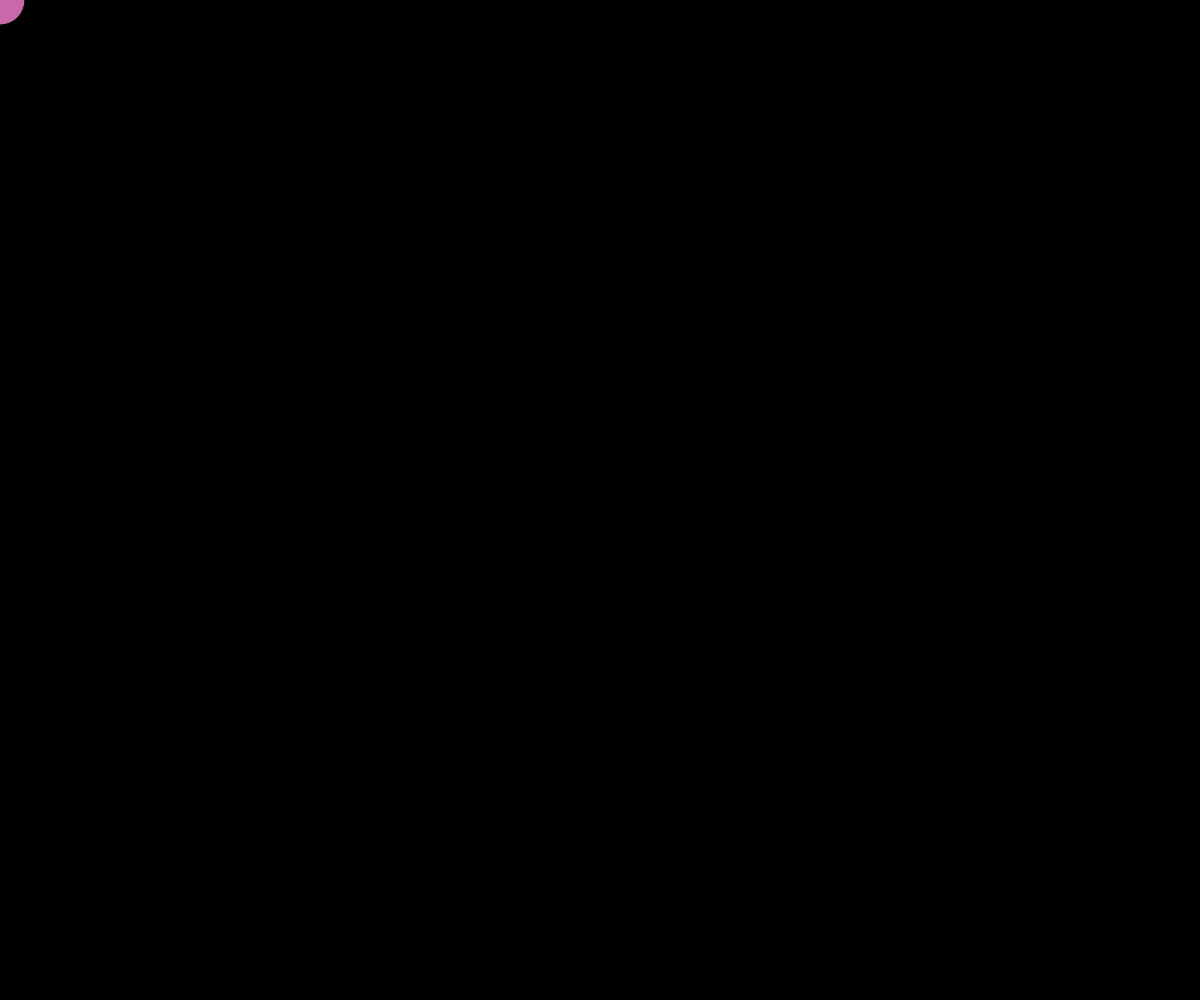
Frame 1 (no input)
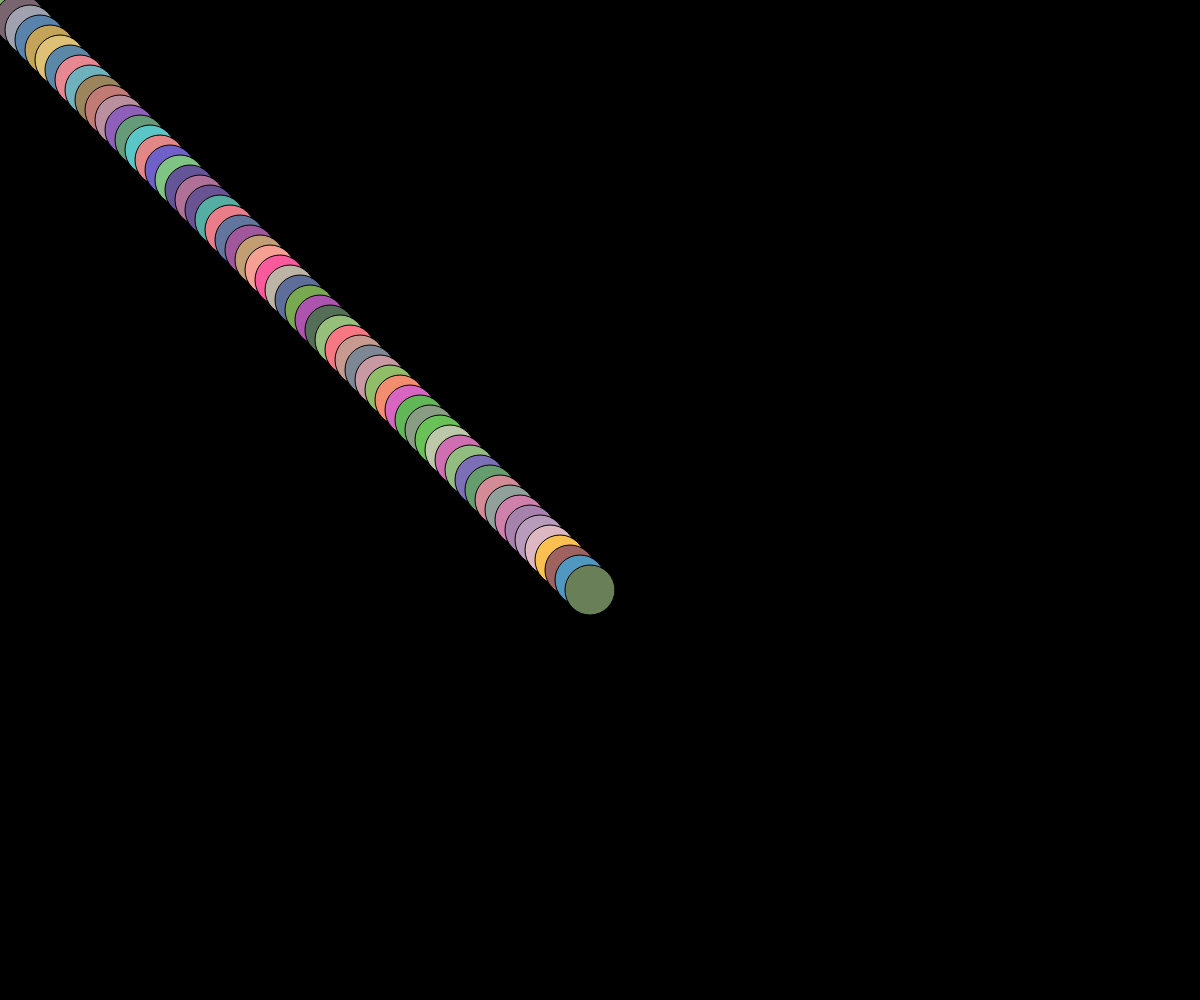
Frame 60 (no input)
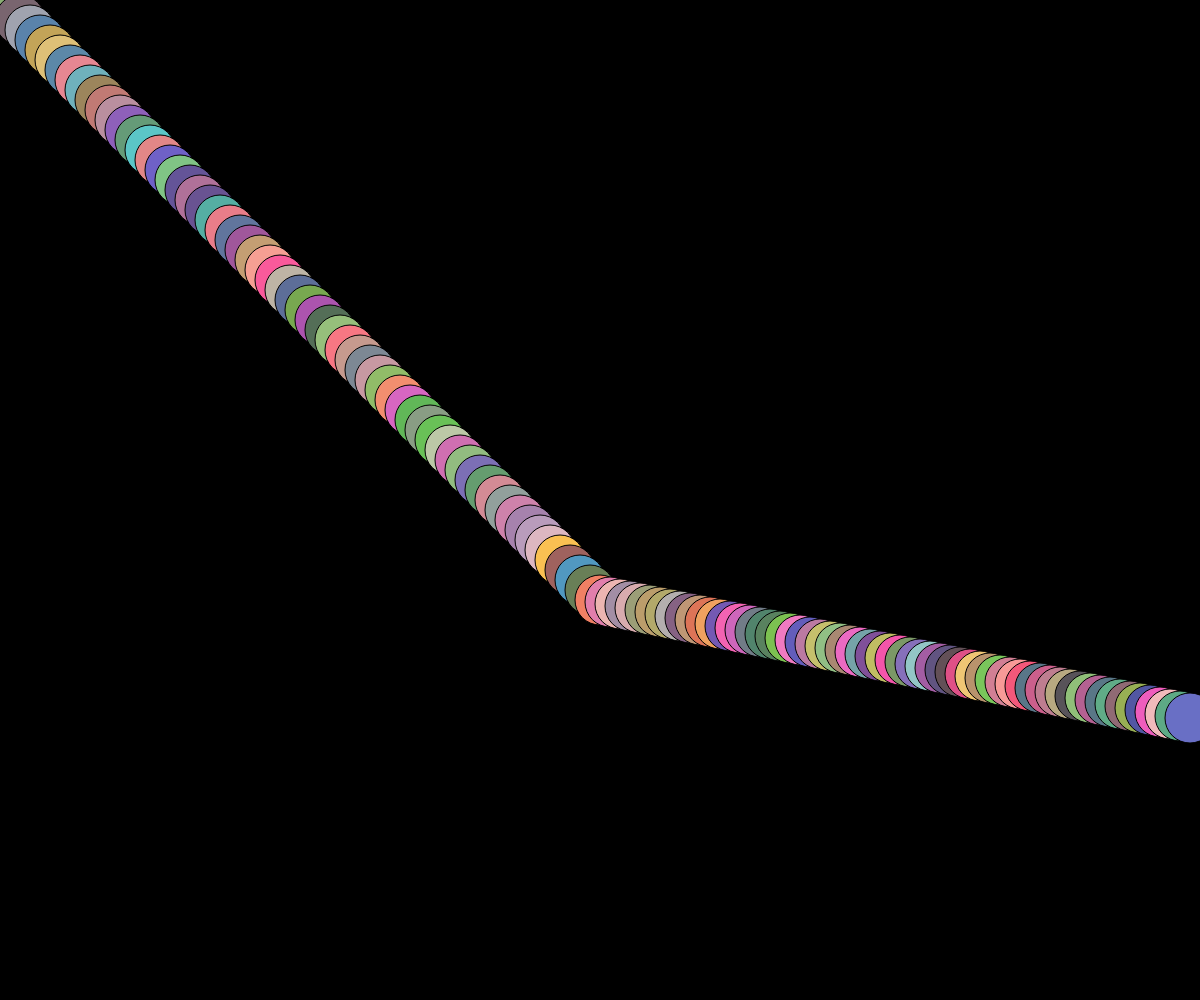
Frame 120 (the mouse pressed at the canvas centre since frame 60)

The p5.js sketch that drew these frames (run headless with seeded random() and noise() and a simulated clock; from frame 60 on, the mouse is pressed at the canvas centre):

// p5.js sketch
// ── sketch.js
var x = 0;
var y = 0;
var xspeed = 10;
var yspeed = 10;


function setup() {
  createCanvas(windowWidth, windowHeight);
  background (0);
}

function mousePressed (){
	yspeed =+ 2;
	xspeed =+ 10;
}

function draw() {
	//distance from center of the screen
	var d = dist(x+1, y+1, 0, 0);

  	fill (random(80, 250), random(200, 80), random(200, 80));
  	//ellipse (x, y, d, d);
	ellipse (x, y, 50, 50);

  	//bouncing horizontally
 	 x = x + xspeed;
  	
  	 if (x > windowWidth || x < 0)  {
     	xspeed = -xspeed;
  	}

  	//bouncing veritcally
  	y = y + yspeed;

  	if (y > windowHeight || y < 0) {
	 	  yspeed = -yspeed;
  	}

}
